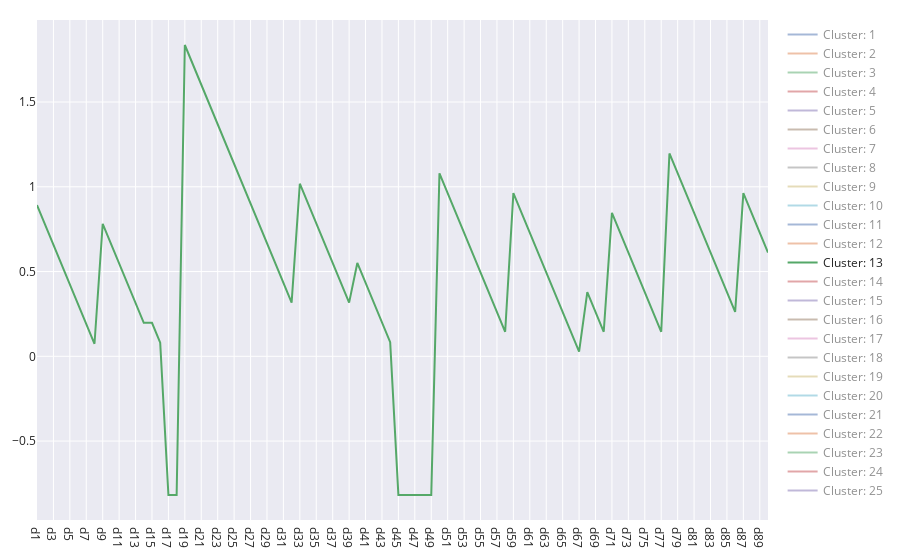

The code cell stored with this chart in its notebook:
### Code cell
plot_centers(DTAI_kMedoids_centres, alg='KUMAP', k = 'k25')
